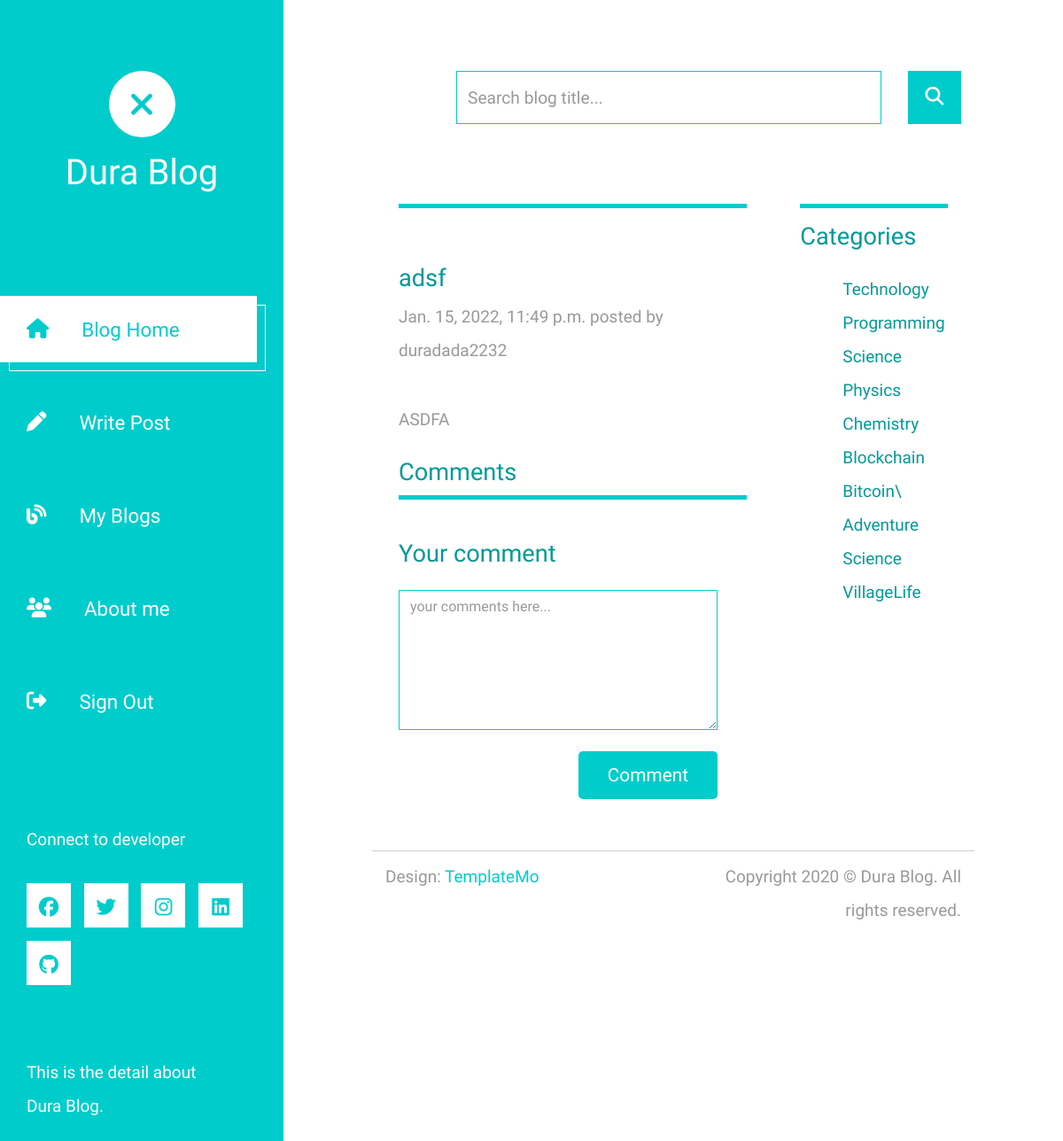
The app's page /blogs/i/24 (signed in), older data.
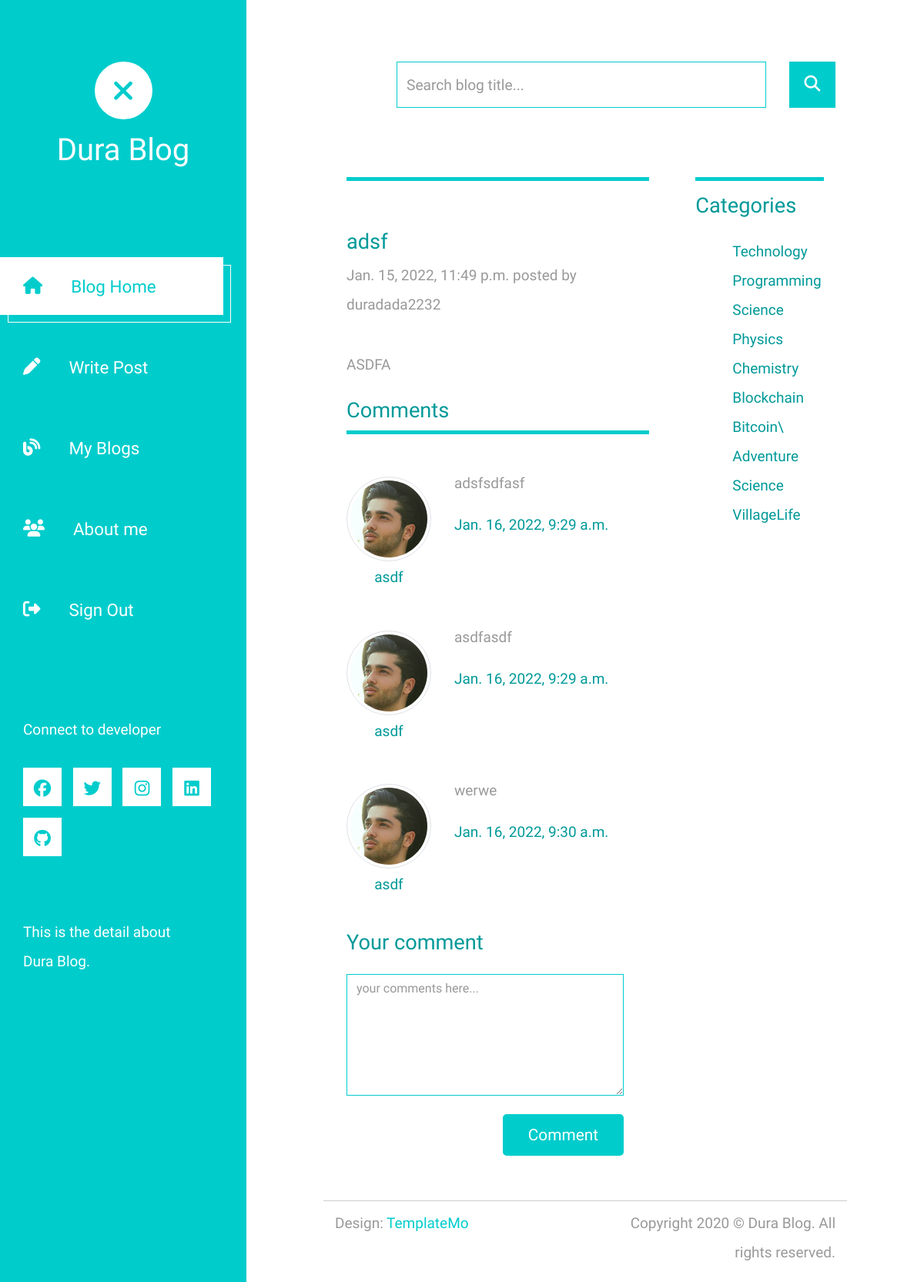
The same page, newer data.
### blog/models.py (models this page shows, shortened)
class Category(models.Model):
    name=models.CharField(max_length=50)

class BlogComment(models.Model):
    comment=models.TextField(max_length=500)
    date_posted=models.DateTimeField(auto_now_add=True)
    author=models.ForeignKey(User,on_delete=models.CASCADE)
    blog=models.ForeignKey(BlogPost,on_delete=models.CASCADE)

### blog/views.py (the view)
# urls.py: path('blogs/i/<int:blog_id>', view_aBlog, name='view_aBlog'),
def view_aBlog(request, blog_id):
    blog = BlogPost.objects.get(id=blog_id)
    categoryList = Category.objects.all()
    blog_comments = func_get_all_comments(blog_id)
    context = {'page_title': blog.title,
               'blog': blog, 'categoryList': categoryList, 'comments': blog_comments}
    return render(request, 'blog.html', context)

### blog/views.py (called while the page is built)
def func_get_all_comments(blog_id):
    return BlogComment.objects.filter(blog=blog_id)

### blog/templates/blog.html (shortened to what this page needs)
{% extends 'base.html' %}
{% block single_blog %}
<div class="col col-lg-12">
    <div class="row tm-row">
        <div class="col-12">
            <hr class="tm-hr-primary tm-mb-55">
        </div>
    </div>
    <div class="row tm-row">
        <div class="col-lg-12 tm-post-col">
            <div class="tm-post-full">
                <div class="mb-4">
                    <h2 class="pt-2 tm-color-primary tm-post-title">{{blog.title}}</h2>
                    <p class="tm-mb-40">{{blog.date_posted}} posted by {{blog.author.username}}</p>
                    <p>
                        {{blog.content|safe}}
                    </p>
                </div>
                {% if request.user.is_authenticated %}
                <div>
                    <h2 class="tm-color-primary tm-post-title">Comments</h2>
                    <hr class="tm-hr-primary tm-mb-45">
                    <div id="comments">
                        {% include 'blog_comments.html' %}
                    </div>
                </div>
                <div>
                    {% include 'add_comment.html' %}
                </div>
                {% endif %}
            </div>
        </div>
    </div>
</div>
{% endblock single_blog %}

### templates/base.html (shortened to what the changed rows need)
{% load static %}
<!DOCTYPE html>
<html lang="en">
<head>
    <link rel="stylesheet"
        href="https://cdn.jsdelivr.net/npm/@fortawesome/fontawesome-free@5.15.4/css/fontawesome.min.css">
    <link rel="stylesheet" href="{% static '/fontawesome/css/all.min.css' %}">
    <link rel="stylesheet" href="path/to/font-awesome/css/font-awesome.min.css">
    <link href="{% static 'css/bootstrap.min.css' %}" rel="stylesheet">
    <link href="{% static 'css/templatemo-xtra-blog.css' %}" rel="stylesheet">
</head>
<body>
    <header class="tm-header" id="tm-header">
        <div class="tm-header-wrapper">
            <div class="tm-site-header">
                <h1 class="text-center">Dura Blog</h1>
            </div>
        </div>
    </header>
    <div class="container-fluid">
        <main class="tm-main">
            <div class="row tm-row">
                <div class="col col-lg-8">
                    {% block single_blog %}{% endblock single_blog %}
                </div>
                <div class="col col-lg-4">
                    <aside class="col-lg-12 tm-aside-col">
                        <div class="tm-post-sidebar">
                            <h2 class="mb-4 tm-post-title tm-color-primary">Categories</h2>
                            <ul class="tm-mb-75 pl-5 tm-category-list">
                                {% for c in categoryList %}
                                <li><a href="{% url 'view_aCategory' c.id %}" class="tm-color-primary">{{c.name}}</a>
                                </li>
                                {% endfor %}
                            </ul>
                        </div>
                    </aside>
                </div>
            </div>
        </main>
    </div>
</body>
</html>

### blog/templates/blog_comments.html
{% if comments %}
{% for c in comments %}
<div class="tm-comment tm-mb-45">
    <figure class="tm-comment-figure">
        <img src="img/comment-1.jpg" alt="Image" class="mb-2 rounded-circle img-thumbnail">
        <figcaption class="tm-color-primary text-center">{{c.author}}</figcaption>
    </figure>
    <div>
        <p>
            {{c.comment}}
        </p>
        <div class="d-flex justify-content-between">
            <span class="tm-color-primary">{{c.date_posted}}</span>
        </div>
    </div>
</div>
{% endfor %}
{% endif %}

Row changes from the older to the newer data that the page shows:
added BlogComment: author "asdf", comment "adsfsdfasf", date_posted "Jan. 16, 2022, 9:29 a.m."
added BlogComment: author "asdf", comment "asdfasdf", date_posted "Jan. 16, 2022, 9:29 a.m."
added BlogComment: author "asdf", comment "werwe", date_posted "Jan. 16, 2022, 9:30 a.m."
